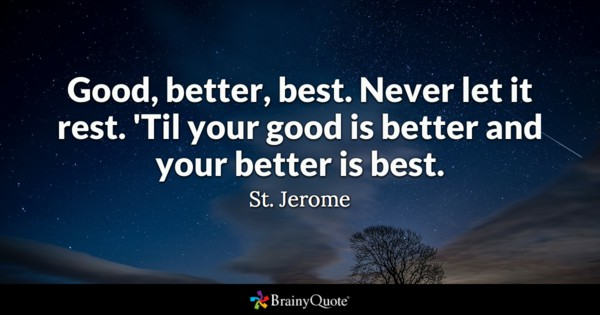
#> input picture images/8.png, 600 x 315 px, found by its file name
$ python main.py
#> lines starting #> are read from the running program, lines starting #| are printed output that depends on the picture
import cv2
import numpy as np
import pytesseract
from PIL import Image

# Path
src_path = "/Users/vartika/Downloads/text/"

def get_string(img_path):
    # Read image with opencv
#> called with img_path = '/Users/vartika/Downloads/text/8.png'
    img = cv2.imread(img_path)
#> img is the input picture: shape (315, 600, 3); mean B, G, R 62.8, 44.3, 30.5

    # Convert to gray
    img = cv2.cvtColor(img, cv2.COLOR_BGR2GRAY)
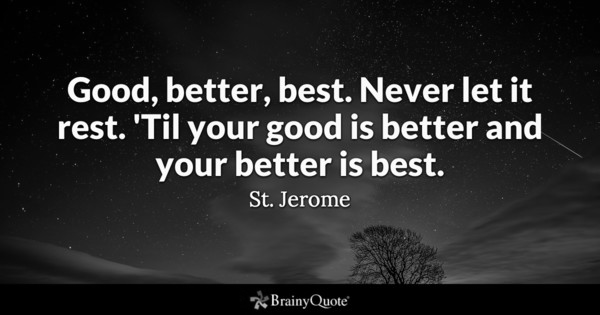
#> img: shape (315, 600); min 0, max 255, mean 42.2

    # remove noise
    kernel = np.ones((1, 1), np.uint8)
    img = cv2.dilate(img, kernel, iterations=1)
    img = cv2.erode(img, kernel, iterations=1)

    # Write image after removed noise
    cv2.imwrite(src_path + "removed_noise.png", img)

    # Write the image after apply opencv to do some ...
    cv2.imwrite(src_path + "thres.png", img)

    # Recognize text with tesseract for python
#> (the run stopped early here; a loop or call above may not have finished)
